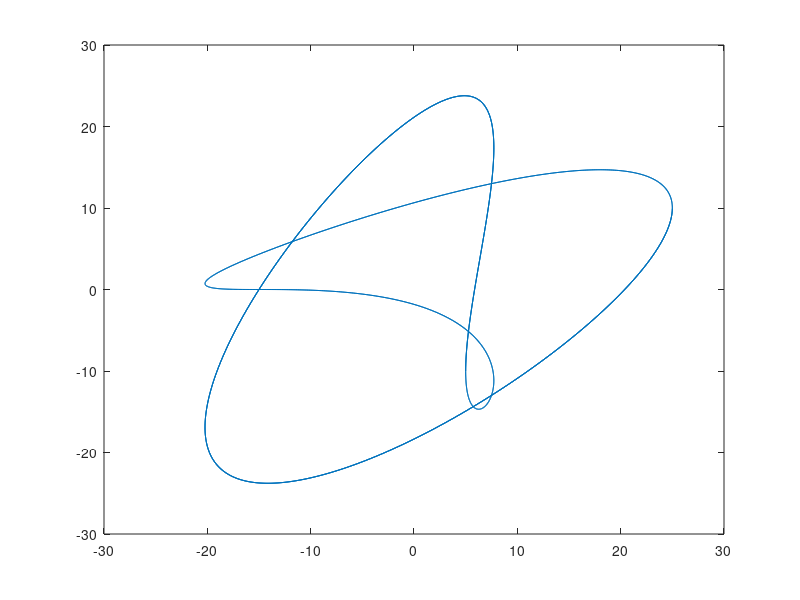
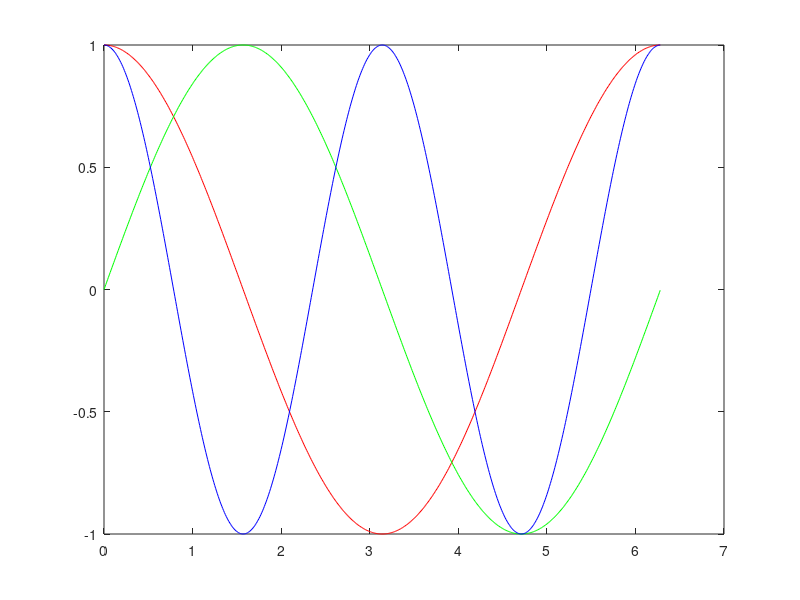
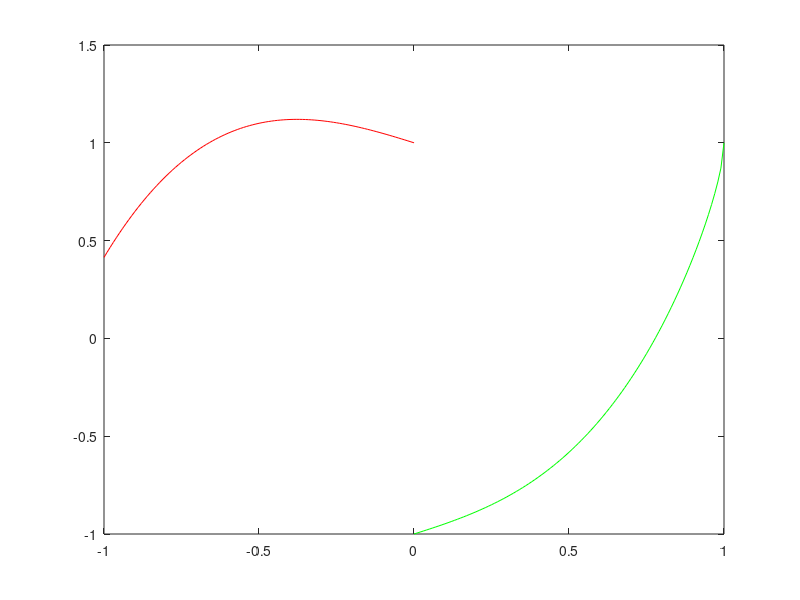
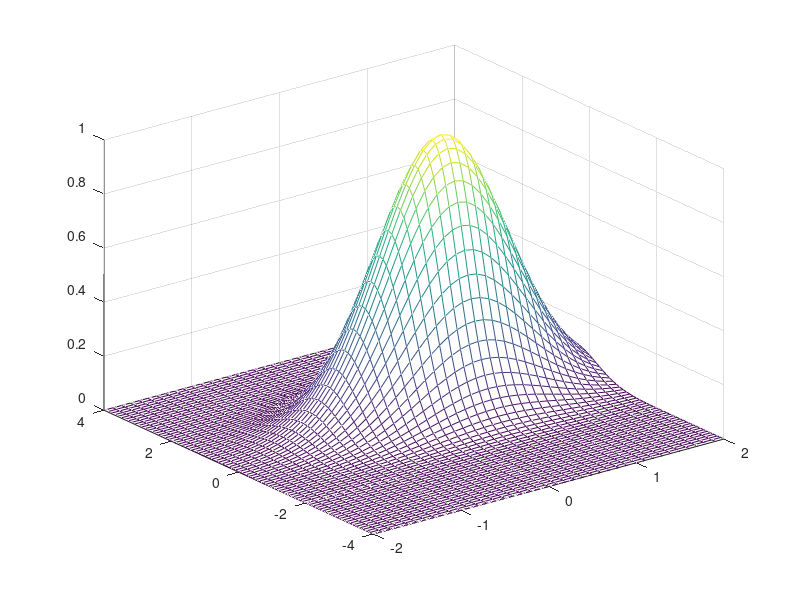

Write MATLAB code to recreate these figures, in order.
% Exercise 1
a = [1 2 3]
b = [4 5 6]'
c = a * b
d = b'
e = a.*d
f = a.^2
g = a.^d
v = 1:6
w = 2:3:10
y = 10:-1:0
exp(a)
exp(1) %number e 
sqrt(a)
m = max(a)
[m, k] = max(a)
h = [-2 -9 8]
k = abs(h)

% Exercise 2 - Polynomials
p1 = [2 -5 0 8]
polyval(p1, 2)
p2 = [1 -5 -17 21]
roots(p2)

% Exercise 3 - Graphs 
% 1
x = 0:0.01:1;
y1 = exp(10.*x.*(x-1)).*sin(12.*pi.*x);
y2 = 3.*exp(5.*x.^2-1).*cos(12.*pi.*x);
plot(x,y2,'r')

% 2
t = 0:0.01:10*pi;
a = 5;
b = 10;
x = (a+b)*cos(t)-b*cos((a/b+1)*t);
y = (a+b)*sin(t)-b*cos((a/b+1)*t);
figure(1)
plot(x, y)

% 3
x = 0:0.01:2*pi;
f1 = cos(x);
f2 = sin(x);
f3 = cos(2*x);
figure(2)
plot(x, f1, 'r')
hold on
plot(x, f2, 'g')
plot(x, f3, 'b')

% 4
x1 = -1:0.01:0;
x2 = 0:0.01:1;
f1 = x1.^3 + sqrt(1-x1);
f2 = x2.^3 - sqrt(1-x2);
figure(3)
plot(x1, f1, 'r', x2, f2, 'g');

% 5
x = 0:50;
x1 = 0:2:50;
x2 = 1:2:50;
f1 = x1/2;
f2 = 3*x2 + 1;
figure(4)
plot(x1, f1, 'r', x2, f2, 'g');

% 6
x = 0:0.01:50;
g = 1;
i = 0;
while i < 6
  i = i+1;
  g = 1+1/g;
endwhile
disp(g);

% 7
[x, y] = meshgrid(-2:0.1:2, -4:0.1:4);
z = exp(-((x-1/2).^2 + (y-1/2).^2));
mesh(x,y,z)

